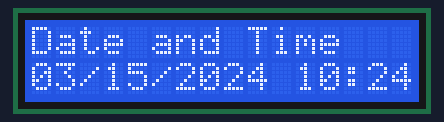
The sketch below on a simulated Arduino Uno, built with avr-gcc and run on an emulated ATmega328P. On the bench: 16×2 character LCD. The local clock reads 2024-03-15 10:24:30 at power-on unless the sketch sets it; what the sketch prints to the serial monitor is not drawn.

Above: at 0.3 s.
At 30.4 s:
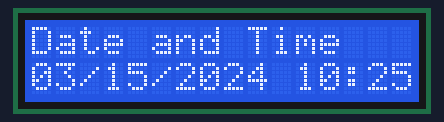
At 90.8 s:
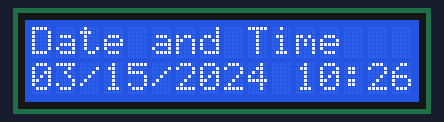

The sketch:

Arduino_clock_RTC.ino
```cpp
// CONNECTIONS:
// DS1302 CLK/SCLK --> 5
// DS1302 DAT/IO --> 4
// DS1302 RST/CE --> 2
// DS1302 VCC --> 3.3v - 5v
// DS1302 GND --> GND


#include <Wire.h>
#include <LiquidCrystal_I2C.h>
LiquidCrystal_I2C lcd(0x27, 16, 2);


#include <ThreeWire.h>
#include <RtcDS1302.h>


ThreeWire myWire(4,5,2); // IO, SCLK, CE
RtcDS1302<ThreeWire> Rtc(myWire);

void setup ()
{
    Serial.begin(9600);

    Serial.print("compiled: ");
    Serial.print(__DATE__);
    Serial.println(__TIME__);

    lcd.begin(16,2);
    lcd.init();
    lcd.backlight();


    Rtc.Begin();

    RtcDateTime compiled = RtcDateTime(__DATE__, __TIME__);
    printDateTime(compiled);
    Serial.println();

    if (!Rtc.IsDateTimeValid())
    {
        // Common Causes:
        //    1) first time you ran and the device wasn't running yet
        //    2) the battery on the device is low or even missing

        Serial.println("RTC lost confidence in the DateTime!");
        Rtc.SetDateTime(compiled);
    }

    if (Rtc.GetIsWriteProtected())
    {
        Serial.println("RTC was write protected, enabling writing now");
        Rtc.SetIsWriteProtected(false);
    }

    if (!Rtc.GetIsRunning())
    {
        Serial.println("RTC was not actively running, starting now");
        Rtc.SetIsRunning(true);
    }

    RtcDateTime now = Rtc.GetDateTime();
    if (now < compiled)
    {
        Serial.println("RTC is older than compile time!  (Updating DateTime)");
        Rtc.SetDateTime(compiled);
    }
    else if (now > compiled)
    {
        Serial.println("RTC is newer than compile time. (this is expected)");
    }
    else if (now == compiled)
    {
        Serial.println("RTC is the same as compile time! (not expected but all is fine)");
    }
}

void loop ()
{
    RtcDateTime now = Rtc.GetDateTime();

    printDateTime(now);
    Serial.println();

    if (!now.IsValid())
    {
        // Common Causes:
        //    1) the battery on the device is low or even missing and the power line was disconnected
        Serial.println("RTC lost confidence in the DateTime!");
    }

    delay(5000); // five seconds
}

#define countof(a) (sizeof(a) / sizeof(a[0]))

void printDateTime(const RtcDateTime& dt)
{
    char datestring[20];

    snprintf_P(datestring,
            countof(datestring),
            PSTR("%02u/%02u/%04u %02u:%02u:%02u"),
            dt.Month(),
            dt.Day(),
            dt.Year(),
            dt.Hour(),
            dt.Minute(),
            dt.Second() );

    Serial.print(datestring);

    lcd.setCursor(0,0);
    lcd.print("Date and Time");
    lcd.setCursor(0,1);
    lcd.print(datestring);
}
```

Measured:
- what the display in image 1 shows lasts 60.4 s, from 30.4 s to 90.8 s
